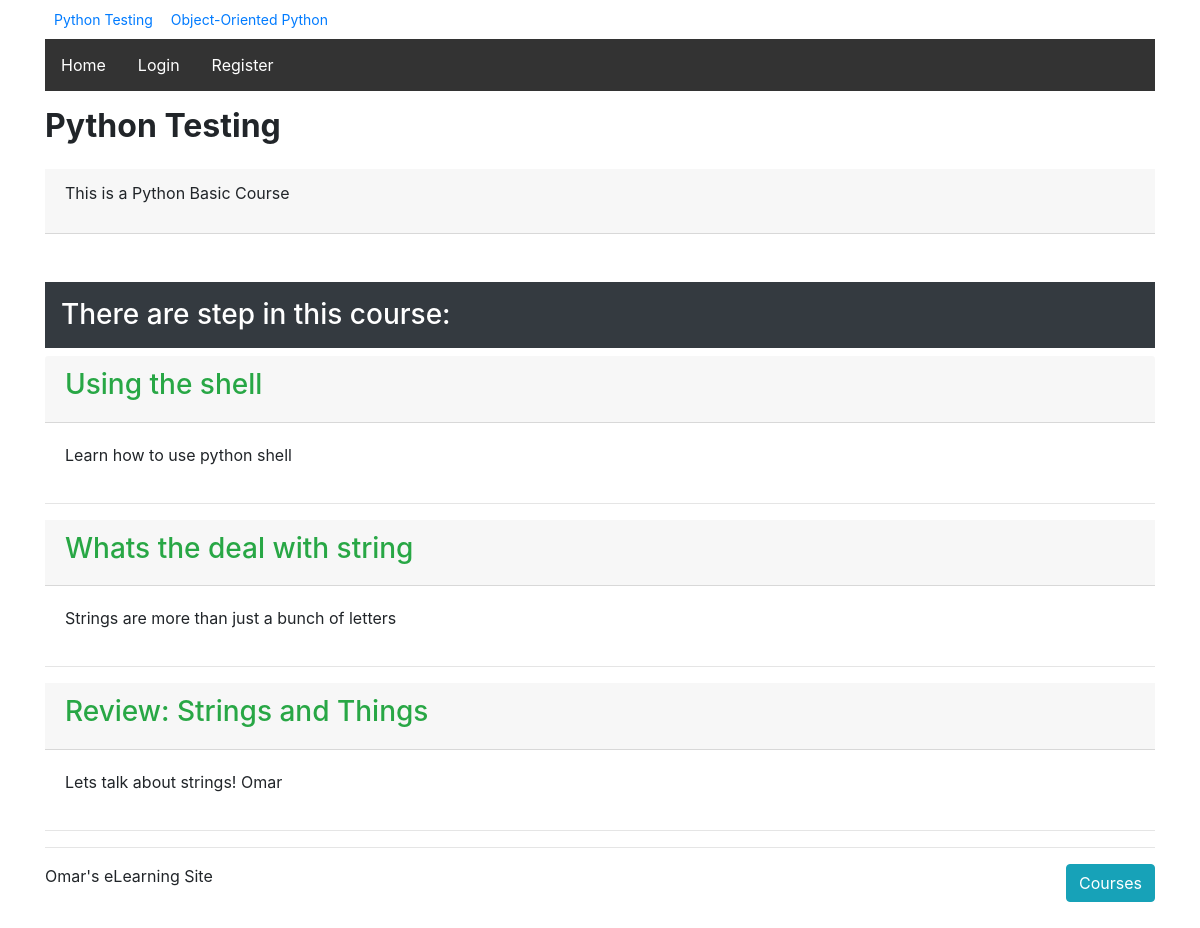
The page /courses/1/ on the database its author committed.
### courses/models.py (models this page shows, shortened)
class Course(models.Model):
    created_at = models.DateTimeField(auto_now_add=True)
    title = models.CharField(max_length=255)
    description = models.TextField()
    def __str__(self):
        return self.title

class Step(models.Model):
    title = models.CharField(max_length=255)
    description = models.TextField()
    order = models.IntegerField(default=0)
    course = models.ForeignKey(Course, on_delete=models.CASCADE)
    class Meta:
        abstract = True
        ordering = ['order',]

class Text(Step):
    content = models.TextField(blank=True, default='')
    def get_absolute_url(self):
        return reverse('text_detail', kwargs={'course_pk': self.course_id, 'step_pk': self.id})

class Quiz(Step):
    total_questions = models.IntegerField(default=4)
    class Meta:
        verbose_name_plural = "Quizzes"
    def get_absolute_url(self):
        return reverse('quiz_detail', kwargs={'course_pk': self.course_id, 'step_pk': self.id})

### courses/views.py (the view)
# urls.py: url(r'(?P<pk>\d+)/$', views.course_detail, name='course_detail'),  # This url should be under the step_detail url.
def course_detail(request, pk):
    course = get_object_or_404(models.Course, pk=pk)
    steps = sorted(chain(course.text_set.all(), course.quiz_set.all()), key=lambda step: step.order)
    return render(request, 'courses/course_detail.html', {'course':course, 'steps':steps})

### courses/templatetags/course_extras.py (called while the page is built)
@register.simple_tag
def newest_course():
    return Course.objects.latest('created_at')

@register.inclusion_tag('courses/course_nav.html')
def nav_courses_list():
    courses = Course.objects.all()
    return {'courses':courses}

@register.filter('markdown_to_html')
def markdown_to_html(markdown_text):
    html_body = markdown.markdown(markdown_text)
    return mark_safe(html_body)

### courses/templates/courses/course_detail.html (shortened to what this page needs)
{% extends "layout.html" %}
{% load humanize course_extras %}
{% block content %}
    <article>
        <h2><strong>{{ course.title }}</strong></h2>
        <div class="card-header mt-4">
            {{ course.description|markdown_to_html }}
        </div>
        <h3 class="bg-dark text-white p-3 mt-5">There are {{ course.step_set.count|apnumber }} step{{ course.step_set.count|pluralize }} in this course: {{ course.step_set.all|join:", " }}</h3>
        <section>
            {% for step in steps %}
            <div class="card-header">
                <h3><a class="text-success" href="{{ step.get_absolute_url }}">{{ step.title }}</a></h3>
            </div>
                <p class="card-body">{{ step.description }}</p>
                <hr>
            {% endfor %}
        </section>
    </article>
{% endblock %}

### courses/templates/courses/course_nav.html (shortened to what this page needs)
<link rel="stylesheet" href="https://maxcdn.bootstrapcdn.com/bootstrap/4.0.0/css/bootstrap.min.css">
<div class="container mb-1 row">
{% for course in courses %}
    <div><a class="btn btn-sm" href="{% url 'course_detail' pk=course.pk %}">{{ course.title }}</a></div>
{% endfor %}
</div>

### rows shown on the page
Course: title "Python Testing", description "This is a Python Basic Course"
Course: title "Object-Oriented Python"
Text: title "Using the shell", description "Learn how to use python shell"
Text: title "Whats the deal with string", description "Strings are more than just a bunch of letters"
Quiz: title "Review: Strings and Things", description "Lets talk about strings! Omar"
